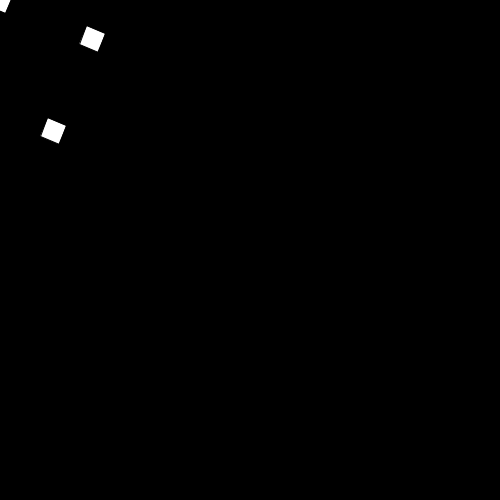
Frame 1 (no input)
Frame 60 (the mouse pressed at the canvas centre just before this capture): identical to frame 1, image omitted
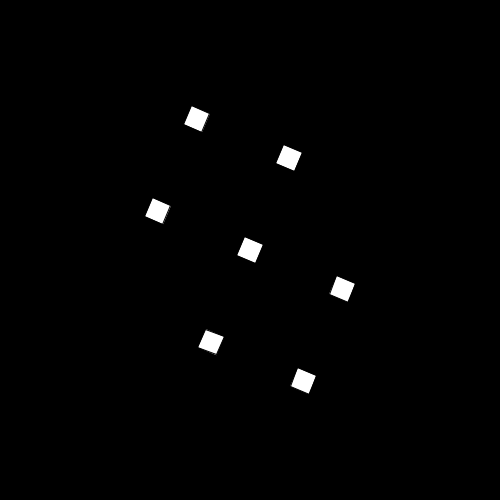
Frame 120 (the mouse held since frame 60 and released just before this capture)

The Processing sketch that drew these frames (run headless with seeded random() and noise(); from frame 60 on, the mouse is pressed at the canvas centre):

// Processing sketch: movement_size
// ── movement_size.pde
float r = 0;
int x = 0;
int y  = 0;
//this takes the amout moved and traslates it to 
void setup(){
  size(500,500);
}

void draw(){
  r = r+.1;
  background(0);
  x = x-1;
  y = y-1;
 rectMode(CENTER);

 translate(mouseX,mouseY) ;
 
 fill(255);
 float d= 20;
d = d+ abs((mouseX-pmouseX)*2);
println(d);
rotate(d/50);
fill(255);
 rect(0,0,d,d);
 rect(100,0,d,d);
 rect (0,100,d,d);
 rect(100,100,d,d);
  
 rect(-100,0,d,d);
 rect (0,-100,d,d);
 rect(-100,-100,d,d);
 if(d>70){
   fill(30,100,255);
   rect(0,0,300,300);
   noFill();
 }
 

 
 
 
 if(mousePressed){

   }
}
